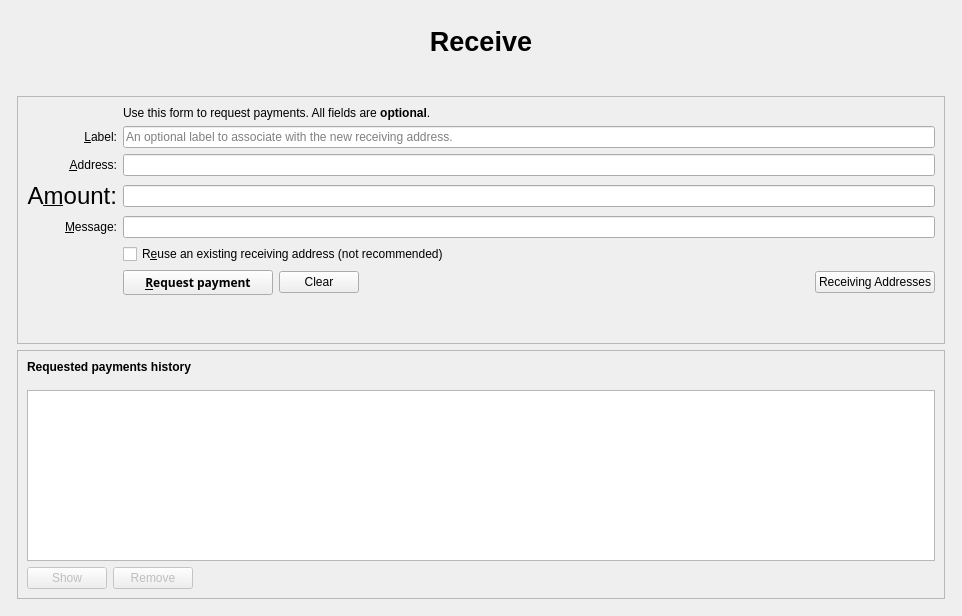
<?xml version="1.0" encoding="UTF-8"?>
<ui version="4.0">
 <class>ReceiveCoinsDialog</class>
 <widget class="QWidget" name="ReceiveCoinsDialog">
  <property name="geometry">
   <rect>
    <x>0</x>
    <y>0</y>
    <width>962</width>
    <height>616</height>
   </rect>
  </property>
  <layout class="QVBoxLayout" name="verticalLayout" stretch="0">
   <item>
    <layout class="QVBoxLayout" name="verticalLayout_Master" stretch="0,1">
     <property name="spacing">
      <number>0</number>
     </property>
     <item>
      <widget class="QFrame" name="frame_Header">
       <layout class="QVBoxLayout" name="verticalLayout_8">
        <property name="leftMargin">
         <number>0</number>
        </property>
        <property name="topMargin">
         <number>0</number>
        </property>
        <property name="rightMargin">
         <number>0</number>
        </property>
        <property name="bottomMargin">
         <number>0</number>
        </property>
        <item>
         <layout class="QHBoxLayout" name="horizontalLayout_Header" stretch="1">
          <item>
           <widget class="QLabel" name="labelOverviewHeaderLeft">
            <property name="minimumSize">
             <size>
              <width>464</width>
              <height>60</height>
             </size>
            </property>
            <property name="maximumSize">
             <size>
              <width>16777215</width>
              <height>60</height>
             </size>
            </property>
            <property name="font">
             <font>
              <pointsize>20</pointsize>
              <weight>75</weight>
              <bold>true</bold>
             </font>
            </property>
            <property name="text">
             <string>Receive</string>
            </property>
            <property name="alignment">
             <set>Qt::AlignCenter</set>
            </property>
           </widget>
          </item>
         </layout>
        </item>
       </layout>
      </widget>
     </item>
     <item>
      <widget class="QFrame" name="frame_BG">
       <layout class="QVBoxLayout" name="verticalLayout_5">
        <property name="leftMargin">
         <number>6</number>
        </property>
        <property name="topMargin">
         <number>6</number>
        </property>
        <property name="rightMargin">
         <number>6</number>
        </property>
        <property name="bottomMargin">
         <number>6</number>
        </property>
        <item>
         <spacer name="verticalSpacer_3">
          <property name="orientation">
           <enum>Qt::Vertical</enum>
          </property>
          <property name="sizeType">
           <enum>QSizePolicy::Preferred</enum>
          </property>
          <property name="sizeHint" stdset="0">
           <size>
            <width>20</width>
            <height>40</height>
           </size>
          </property>
         </spacer>
        </item>
        <item>
         <widget class="QFrame" name="frame2">
          <property name="sizePolicy">
           <sizepolicy hsizetype="Preferred" vsizetype="Expanding">
            <horstretch>0</horstretch>
            <verstretch>0</verstretch>
           </sizepolicy>
          </property>
          <property name="frameShape">
           <enum>QFrame::StyledPanel</enum>
          </property>
          <property name="frameShadow">
           <enum>QFrame::Sunken</enum>
          </property>
          <layout class="QVBoxLayout" name="verticalLayout_3">
           <item>
            <layout class="QGridLayout" name="gridLayout">
             <item row="2" column="2">
              <widget class="QLabel" name="label_5">
               <property name="text">
                <string>Use this form to request payments. All fields are &lt;b&gt;optional&lt;/b&gt;.</string>
               </property>
              </widget>
             </item>
             <item row="4" column="0">
              <widget class="QLabel" name="label_2">
               <property name="toolTip">
                <string>An optional label to associate with the new receiving address.</string>
               </property>
               <property name="text">
                <string>&amp;Label:</string>
               </property>
               <property name="alignment">
                <set>Qt::AlignRight|Qt::AlignTrailing|Qt::AlignVCenter</set>
               </property>
               <property name="buddy">
                <cstring>reqLabel</cstring>
               </property>
              </widget>
             </item>
             <item row="4" column="2">
              <widget class="QLineEdit" name="reqLabel">
               <property name="toolTip">
                <string>An optional label to associate with the new receiving address.</string>
               </property>
               <property name="placeholderText">
                <string>An optional label to associate with the new receiving address.</string>
               </property>
              </widget>
             </item>
             <item row="5" column="0">
              <widget class="QLabel" name="label">
               <property name="toolTip">
                <string>Your receiving address. You can copy and use it to receive coins on this wallet. A new one will be generated once it is used.</string>
               </property>
               <property name="text">
                <string>&amp;Address:</string>
               </property>
               <property name="alignment">
                <set>Qt::AlignRight|Qt::AlignTrailing|Qt::AlignVCenter</set>
               </property>
               <property name="buddy">
                <cstring>reqAddress</cstring>
               </property>
              </widget>
             </item>
             <item row="5" column="2">
              <widget class="QLineEdit" name="reqAddress">
               <property name="readOnly">
                <bool>true</bool>
               </property>
               <property name="minimumSize">
                <size>
                 <width>80</width>
                 <height>0</height>
                </size>
               </property>
               <property name="toolTip">
                <string>Your receiving address. You can copy and use it to receive coins on this wallet. A new one will be generated once it is used.</string>
               </property>
              </widget>
             </item>
             <item row="6" column="0">
              <widget class="QLabel" name="label">
               <property name="font">
                <font>
                 <pointsize>18</pointsize>
                </font>
               </property>
               <property name="toolTip">
                <string>An optional amount to request. Leave this empty or zero to not request a specific amount.</string>
               </property>
               <property name="text">
                <string>A&amp;mount:</string>
               </property>
               <property name="alignment">
                <set>Qt::AlignRight|Qt::AlignTrailing|Qt::AlignVCenter</set>
               </property>
               <property name="buddy">
                <cstring>reqAmount</cstring>
               </property>
              </widget>
             </item>
             <item row="6" column="2">
              <widget class="BitcoinAmountField" name="reqAmount">
               <property name="minimumSize">
                <size>
                 <width>80</width>
                 <height>0</height>
                </size>
               </property>
               <property name="toolTip">
                <string>An optional amount to request. Leave this empty or zero to not request a specific amount.</string>
               </property>
              </widget>
             </item>
             <item row="7" column="0">
              <widget class="QLabel" name="label_3">
               <property name="toolTip">
                <string>An optional message to attach to the payment request, which will be displayed when the request is opened. Note: The message will not be sent with the payment over the PIVX network.</string>
               </property>
               <property name="text">
                <string>&amp;Message:</string>
               </property>
               <property name="alignment">
                <set>Qt::AlignRight|Qt::AlignTrailing|Qt::AlignVCenter</set>
               </property>
               <property name="buddy">
                <cstring>reqMessage</cstring>
               </property>
              </widget>
             </item>
             <item row="7" column="2">
              <widget class="QLineEdit" name="reqMessage">
               <property name="toolTip">
                <string>An optional message to attach to the payment request, which will be displayed when the request is opened.&lt;br&gt;Note: The message will not be sent with the payment over the PIVX network.</string>
               </property>
              </widget>
             </item>
             <item row="8" column="0">
              <widget class="QLabel" name="label_4">
               <property name="text">
                <string/>
               </property>
              </widget>
             </item>
             <item row="8" column="2">
              <widget class="QCheckBox" name="reuseAddress">
               <property name="toolTip">
                <string>Reuse one of the previously used receiving addresses.&lt;br&gt;Reusing addresses has security and privacy issues.&lt;br&gt;Do not use this unless re-generating a payment request made before.</string>
               </property>
               <property name="text">
                <string>R&amp;euse an existing receiving address (not recommended)</string>
               </property>
              </widget>
             </item>
             <item row="9" column="0">
              <widget class="QLabel" name="label_7">
               <property name="text">
                <string/>
               </property>
              </widget>
             </item>
             <item row="9" column="2">
              <layout class="QHBoxLayout" name="horizontalLayout">
               <item>
                <widget class="QPushButton" name="receiveButton">
                 <property name="minimumSize">
                  <size>
                   <width>150</width>
                   <height>0</height>
                  </size>
                 </property>
                 <property name="font">
                  <font>
                   <family>Montserrat</family>
                   <weight>75</weight>
                   <bold>true</bold>
                  </font>
                 </property>
                 <property name="text">
                  <string>&amp;Request payment</string>
                 </property>
                </widget>
               </item>
               <item>
                <widget class="QPushButton" name="clearButton">
                 <property name="sizePolicy">
                  <sizepolicy hsizetype="Minimum" vsizetype="Fixed">
                   <horstretch>0</horstretch>
                   <verstretch>0</verstretch>
                  </sizepolicy>
                 </property>
                 <property name="toolTip">
                  <string>Clear all fields of the form.</string>
                 </property>
                 <property name="text">
                  <string>Clear</string>
                 </property>
                 <property name="autoDefault">
                  <bool>false</bool>
                 </property>
                </widget>
               </item>
               <item>
                <spacer name="horizontalSpacer">
                 <property name="orientation">
                  <enum>Qt::Horizontal</enum>
                 </property>
                 <property name="sizeHint" stdset="0">
                  <size>
                   <width>40</width>
                   <height>20</height>
                  </size>
                 </property>
                </spacer>
               </item>
               <item>
                <widget class="QPushButton" name="receivingAddressesButton">
                 <property name="text">
                  <string>Receiving Addresses</string>
                 </property>
                 <property name="icon">
                  <iconset resource="../phore.qrc">
                   <normaloff>:/icons/address-book</normaloff>:/icons/address-book</iconset>
                 </property>
                 <property name="autoDefault">
                  <bool>false</bool>
                 </property>
                </widget>
               </item>
              </layout>
             </item>
             <item row="10" column="2">
              <spacer name="verticalSpacer">
               <property name="orientation">
                <enum>Qt::Vertical</enum>
               </property>
               <property name="sizeHint" stdset="0">
                <size>
                 <width>20</width>
                 <height>60</height>
                </size>
               </property>
              </spacer>
             </item>
            </layout>
           </item>
          </layout>
         </widget>
        </item>
        <item>
         <widget class="QFrame" name="frame">
          <property name="sizePolicy">
           <sizepolicy hsizetype="Preferred" vsizetype="Expanding">
            <horstretch>0</horstretch>
            <verstretch>0</verstretch>
           </sizepolicy>
          </property>
          <property name="frameShape">
           <enum>QFrame::StyledPanel</enum>
          </property>
          <property name="frameShadow">
           <enum>QFrame::Raised</enum>
          </property>
          <layout class="QVBoxLayout" name="verticalLayout_2">
           <item>
            <widget class="QLabel" name="label_6">
             <property name="font">
              <font>
               <weight>75</weight>
               <bold>true</bold>
              </font>
             </property>
             <property name="text">
              <string>Requested payments history</string>
             </property>
            </widget>
           </item>
           <item>
            <spacer name="verticalSpacer_2">
             <property name="orientation">
              <enum>Qt::Vertical</enum>
             </property>
             <property name="sizeType">
              <enum>QSizePolicy::Preferred</enum>
             </property>
             <property name="sizeHint" stdset="0">
              <size>
               <width>20</width>
               <height>10</height>
              </size>
             </property>
            </spacer>
           </item>
           <item>
            <widget class="QTableView" name="recentRequestsView">
             <property name="sizePolicy">
              <sizepolicy hsizetype="Expanding" vsizetype="Expanding">
               <horstretch>0</horstretch>
               <verstretch>1</verstretch>
              </sizepolicy>
             </property>
             <property name="palette">
              <palette>
               <active>
                <colorrole role="Text">
                 <brush brushstyle="SolidPattern">
                  <color alpha="255">
                   <red>51</red>
                   <green>51</green>
                   <blue>51</blue>
                  </color>
                 </brush>
                </colorrole>
               </active>
               <inactive>
                <colorrole role="Text">
                 <brush brushstyle="SolidPattern">
                  <color alpha="255">
                   <red>51</red>
                   <green>51</green>
                   <blue>51</blue>
                  </color>
                 </brush>
                </colorrole>
               </inactive>
               <disabled>
                <colorrole role="Text">
                 <brush brushstyle="SolidPattern">
                  <color alpha="255">
                   <red>85</red>
                   <green>85</green>
                   <blue>85</blue>
                  </color>
                 </brush>
                </colorrole>
               </disabled>
              </palette>
             </property>
             <property name="contextMenuPolicy">
              <enum>Qt::CustomContextMenu</enum>
             </property>
             <property name="tabKeyNavigation">
              <bool>false</bool>
             </property>
             <property name="showGrid">
              <bool>false</bool>
             </property>
             <property name="sortingEnabled">
              <bool>true</bool>
             </property>
            </widget>
           </item>
           <item>
            <layout class="QHBoxLayout" name="horizontalLayout_2">
             <item>
              <widget class="QPushButton" name="showRequestButton">
               <property name="enabled">
                <bool>false</bool>
               </property>
               <property name="toolTip">
                <string>Show the selected request (does the same as double clicking an entry)</string>
               </property>
               <property name="text">
                <string>Show</string>
               </property>
               <property name="icon">
                <iconset resource="../phore.qrc">
                 <normaloff>:/icons/edit</normaloff>:/icons/edit</iconset>
               </property>
               <property name="autoDefault">
                <bool>false</bool>
               </property>
              </widget>
             </item>
             <item>
              <widget class="QPushButton" name="removeRequestButton">
               <property name="enabled">
                <bool>false</bool>
               </property>
               <property name="toolTip">
                <string>Remove the selected entries from the list</string>
               </property>
               <property name="text">
                <string>Remove</string>
               </property>
               <property name="icon">
                <iconset resource="../phore.qrc">
                 <normaloff>:/icons/remove</normaloff>:/icons/remove</iconset>
               </property>
               <property name="autoDefault">
                <bool>false</bool>
               </property>
              </widget>
             </item>
             <item>
              <spacer name="horizontalSpacer_2">
               <property name="orientation">
                <enum>Qt::Horizontal</enum>
               </property>
               <property name="sizeHint" stdset="0">
                <size>
                 <width>40</width>
                 <height>20</height>
                </size>
               </property>
              </spacer>
             </item>
            </layout>
           </item>
          </layout>
         </widget>
        </item>
       </layout>
      </widget>
     </item>
    </layout>
   </item>
  </layout>
 </widget>
 <customwidgets>
  <customwidget>
   <class>BitcoinAmountField</class>
   <extends>QLineEdit</extends>
   <header>bitcoinamountfield.h</header>
   <container>1</container>
  </customwidget>
 </customwidgets>
 <tabstops>
  <tabstop>reqLabel</tabstop>
  <tabstop>reqAddress</tabstop>
  <tabstop>reqAmount</tabstop>
  <tabstop>reqMessage</tabstop>
  <tabstop>reuseAddress</tabstop>
  <tabstop>receiveButton</tabstop>
  <tabstop>clearButton</tabstop>
  <tabstop>recentRequestsView</tabstop>
  <tabstop>showRequestButton</tabstop>
  <tabstop>removeRequestButton</tabstop>
 </tabstops>
 <resources>
  <include location="../phore.qrc"/>
 </resources>
 <connections/>
</ui>
